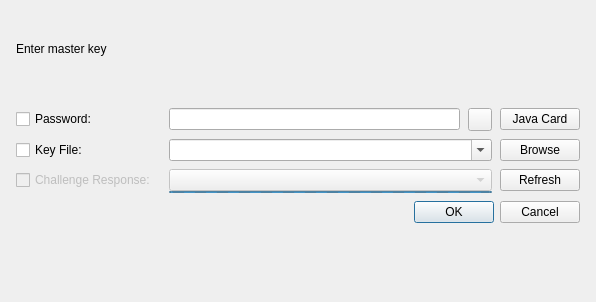
<?xml version="1.0" encoding="UTF-8"?>
<ui version="4.0">
 <class>DatabaseOpenWidget</class>
 <widget class="QWidget" name="DatabaseOpenWidget">
  <property name="geometry">
   <rect>
    <x>0</x>
    <y>0</y>
    <width>596</width>
    <height>302</height>
   </rect>
  </property>
  <layout class="QVBoxLayout" name="verticalLayout" stretch="0,1,0,1,0,0,3">
   <property name="spacing">
    <number>8</number>
   </property>
   <item>
    <widget class="MessageWidget" name="messageWidget" native="true"/>
   </item>
   <item>
    <spacer name="verticalSpacer_2">
     <property name="orientation">
      <enum>Qt::Vertical</enum>
     </property>
     <property name="sizeHint" stdset="0">
      <size>
       <width>20</width>
       <height>40</height>
      </size>
     </property>
    </spacer>
   </item>
   <item>
    <layout class="QVBoxLayout" name="labelLayout">
     <property name="leftMargin">
      <number>5</number>
     </property>
     <property name="rightMargin">
      <number>5</number>
     </property>
     <item>
      <widget class="QLabel" name="labelHeadline">
       <property name="text">
        <string>Enter master key</string>
       </property>
      </widget>
     </item>
     <item>
      <widget class="QLabel" name="labelFilename"/>
     </item>
    </layout>
   </item>
   <item>
    <spacer name="verticalSpacer_3">
     <property name="orientation">
      <enum>Qt::Vertical</enum>
     </property>
     <property name="sizeHint" stdset="0">
      <size>
       <width>20</width>
       <height>40</height>
      </size>
     </property>
    </spacer>
   </item>
   <item>
    <layout class="QGridLayout" name="gridLayout">
     <property name="leftMargin">
      <number>5</number>
     </property>
     <property name="verticalSpacing">
      <number>8</number>
     </property>
     <item row="1" column="0" alignment="Qt::AlignVCenter">
      <widget class="QCheckBox" name="checkKeyFile">
       <property name="text">
        <string>Key File:</string>
       </property>
      </widget>
     </item>
     <item row="0" column="0" alignment="Qt::AlignVCenter">
      <widget class="QCheckBox" name="checkPassword">
       <property name="text">
        <string>Password:</string>
       </property>
      </widget>
     </item>
     <item row="1" column="2">
      <layout class="QHBoxLayout" name="keyFileLayout">
       <property name="leftMargin">
        <number>5</number>
       </property>
       <property name="rightMargin">
        <number>5</number>
       </property>
       <item>
        <widget class="QComboBox" name="comboKeyFile">
         <property name="enabled">
          <bool>true</bool>
         </property>
         <property name="sizePolicy">
          <sizepolicy hsizetype="Expanding" vsizetype="Fixed">
           <horstretch>0</horstretch>
           <verstretch>0</verstretch>
          </sizepolicy>
         </property>
         <property name="editable">
          <bool>true</bool>
         </property>
        </widget>
       </item>
       <item>
        <widget class="QPushButton" name="buttonBrowseFile">
         <property name="text">
          <string>Browse</string>
         </property>
        </widget>
       </item>
      </layout>
     </item>
     <item row="0" column="2">
      <layout class="QHBoxLayout" name="passwordLayout">
       <property name="leftMargin">
        <number>5</number>
       </property>
       <property name="rightMargin">
        <number>5</number>
       </property>
       <item>
        <widget class="PasswordEdit" name="editPassword">
         <property name="echoMode">
          <enum>QLineEdit::Password</enum>
         </property>
        </widget>
       </item>
       <item>
        <widget class="QToolButton" name="buttonTogglePassword">
         <property name="checkable">
          <bool>true</bool>
         </property>
        </widget>
       </item>
       <item>
        <widget class="QPushButton" name="javaCardButton">
         <property name="text">
          <string>Java Card</string>
         </property>
        </widget>
       </item>
      </layout>
     </item>
     <item row="5" column="2">
      <layout class="QGridLayout" name="gridLayout_2">
       <property name="leftMargin">
        <number>5</number>
       </property>
       <property name="rightMargin">
        <number>5</number>
       </property>
       <property name="verticalSpacing">
        <number>0</number>
       </property>
       <item row="1" column="1">
        <widget class="QPushButton" name="buttonRedetectYubikey">
         <property name="enabled">
          <bool>true</bool>
         </property>
         <property name="text">
          <string>Refresh</string>
         </property>
        </widget>
       </item>
       <item row="1" column="0">
        <widget class="QComboBox" name="comboChallengeResponse">
         <property name="enabled">
          <bool>false</bool>
         </property>
         <property name="sizePolicy">
          <sizepolicy hsizetype="Expanding" vsizetype="Fixed">
           <horstretch>0</horstretch>
           <verstretch>0</verstretch>
          </sizepolicy>
         </property>
         <property name="editable">
          <bool>false</bool>
         </property>
        </widget>
       </item>
       <item row="2" column="0">
        <widget class="QProgressBar" name="yubikeyProgress">
         <property name="maximumSize">
          <size>
           <width>16777215</width>
           <height>2</height>
          </size>
         </property>
         <property name="minimum">
          <number>0</number>
         </property>
         <property name="maximum">
          <number>0</number>
         </property>
         <property name="value">
          <number>-1</number>
         </property>
         <property name="textVisible">
          <bool>false</bool>
         </property>
        </widget>
       </item>
      </layout>
     </item>
     <item row="5" column="0">
      <layout class="QHBoxLayout" name="horizontalLayout">
       <property name="spacing">
        <number>0</number>
       </property>
       <property name="bottomMargin">
        <number>2</number>
       </property>
       <item>
        <widget class="QCheckBox" name="checkChallengeResponse">
         <property name="enabled">
          <bool>false</bool>
         </property>
         <property name="text">
          <string>Challenge Response:</string>
         </property>
        </widget>
       </item>
      </layout>
     </item>
    </layout>
   </item>
   <item>
    <layout class="QHBoxLayout" name="dialogButtonsLayout">
     <property name="leftMargin">
      <number>5</number>
     </property>
     <property name="rightMargin">
      <number>5</number>
     </property>
     <item alignment="Qt::AlignRight">
      <widget class="QDialogButtonBox" name="buttonBox">
       <property name="standardButtons">
        <set>QDialogButtonBox::Cancel|QDialogButtonBox::Ok</set>
       </property>
      </widget>
     </item>
    </layout>
   </item>
   <item>
    <spacer name="verticalSpacer">
     <property name="orientation">
      <enum>Qt::Vertical</enum>
     </property>
     <property name="sizeHint" stdset="0">
      <size>
       <width>20</width>
       <height>40</height>
      </size>
     </property>
    </spacer>
   </item>
  </layout>
 </widget>
 <customwidgets>
  <customwidget>
   <class>PasswordEdit</class>
   <extends>QLineEdit</extends>
   <header>gui/PasswordEdit.h</header>
  </customwidget>
  <customwidget>
   <class>MessageWidget</class>
   <extends>QWidget</extends>
   <header>gui/MessageWidget.h</header>
   <container>1</container>
  </customwidget>
 </customwidgets>
 <tabstops>
  <tabstop>checkPassword</tabstop>
  <tabstop>editPassword</tabstop>
  <tabstop>buttonTogglePassword</tabstop>
  <tabstop>checkKeyFile</tabstop>
  <tabstop>comboKeyFile</tabstop>
  <tabstop>buttonBrowseFile</tabstop>
 </tabstops>
 <resources/>
 <connections/>
</ui>
